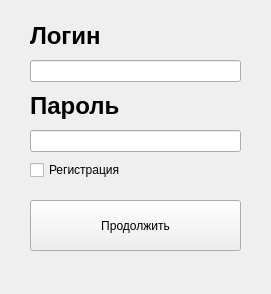
<?xml version="1.0" encoding="UTF-8"?>
<ui version="4.0">
 <class>Auth</class>
 <widget class="QWidget" name="Auth">
  <property name="geometry">
   <rect>
    <x>0</x>
    <y>0</y>
    <width>271</width>
    <height>294</height>
   </rect>
  </property>
  <property name="windowTitle">
   <string>Авторизация</string>
  </property>
  <widget class="QPushButton" name="LoginButton">
   <property name="geometry">
    <rect>
     <x>30</x>
     <y>200</y>
     <width>211</width>
     <height>51</height>
    </rect>
   </property>
   <property name="text">
    <string>Продолжить</string>
   </property>
  </widget>
  <widget class="QCheckBox" name="checkBox">
   <property name="geometry">
    <rect>
     <x>30</x>
     <y>160</y>
     <width>101</width>
     <height>20</height>
    </rect>
   </property>
   <property name="text">
    <string>Регистрация</string>
   </property>
  </widget>
  <widget class="QLineEdit" name="LoginEdit">
   <property name="geometry">
    <rect>
     <x>30</x>
     <y>60</y>
     <width>211</width>
     <height>22</height>
    </rect>
   </property>
  </widget>
  <widget class="QLineEdit" name="PasswordEdit">
   <property name="geometry">
    <rect>
     <x>30</x>
     <y>130</y>
     <width>211</width>
     <height>22</height>
    </rect>
   </property>
  </widget>
  <widget class="QLabel" name="labelLogin">
   <property name="geometry">
    <rect>
     <x>30</x>
     <y>20</y>
     <width>141</width>
     <height>31</height>
    </rect>
   </property>
   <property name="font">
    <font>
     <pointsize>18</pointsize>
     <bold>true</bold>
    </font>
   </property>
   <property name="text">
    <string>Логин</string>
   </property>
   <property name="textFormat">
    <enum>Qt::AutoText</enum>
   </property>
   <property name="scaledContents">
    <bool>false</bool>
   </property>
  </widget>
  <widget class="QLabel" name="labelPassword">
   <property name="geometry">
    <rect>
     <x>30</x>
     <y>90</y>
     <width>141</width>
     <height>31</height>
    </rect>
   </property>
   <property name="font">
    <font>
     <pointsize>18</pointsize>
     <bold>true</bold>
    </font>
   </property>
   <property name="text">
    <string>Пароль</string>
   </property>
   <property name="textFormat">
    <enum>Qt::AutoText</enum>
   </property>
   <property name="scaledContents">
    <bool>false</bool>
   </property>
  </widget>
 </widget>
 <resources/>
 <connections/>
</ui>
